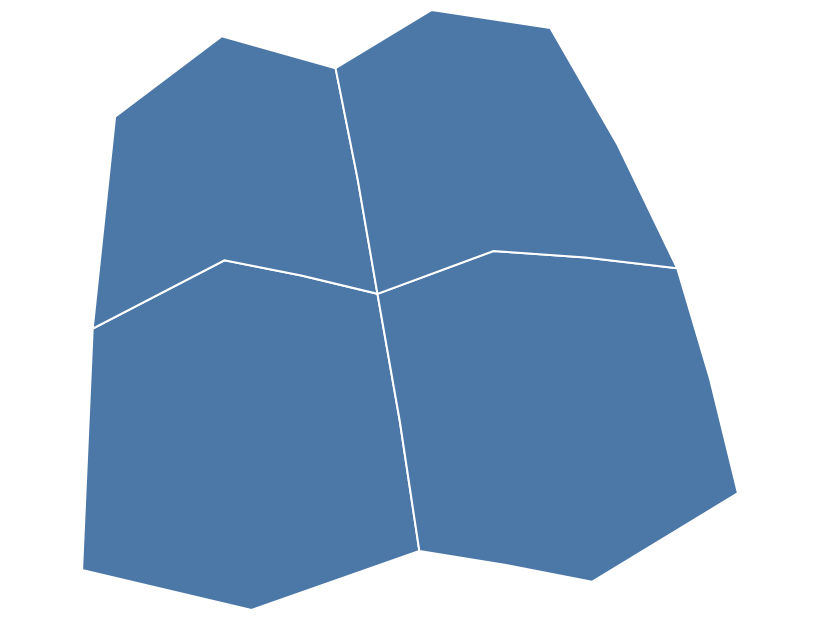

Write the Vega-Lite specification saved for this chart.
### Vega-Lite specification from a JSON file in a GitHub repository (floating-point values rounded to 4 significant figures)
{"$schema": "https://vega.github.io/schema/vega-lite/v6.json", "padding": 5, "autosize": "none", "width": 400, "height": 300, "data": {"values": {"type": "FeatureCollection", "features": [{"type": "Feature", "properties": {"name": "west", "value": 3, "cat": "a"}, "geometry": {"type": "Polygon", "coordinates": [[[-11, 48], [-2, 52], [9, 50], [10, 36], [0, 33], [-10, 35], [-11, 48]]]}}, {"type": "Feature", "properties": {"name": "east", "value": 5, "cat": "b"}, "geometry": {"type": "Polygon", "coordinates": [[[9, 50], [18, 52], [31, 50], [30, 38], [20, 34], [10, 36], [9, 50]]]}}, {"type": "Feature", "properties": {"name": "north-west", "value": 2, "cat": "a"}, "geometry": {"type": "Polygon", "coordinates": [[[-12, 60], [-3, 65], [8, 63], [9, 50], [-2, 52], [-11, 48], [-12, 60]]]}}, {"type": "Feature", "properties": {"name": "north-east", "value": 8, "cat": "b"}, "geometry": {"type": "Polygon", "coordinates": [[[8, 63], [19, 66], [30, 64], [31, 50], [18, 52], [9, 50], [8, 63]]]}}]}, "format": {"property": "features"}}, "projection": {"type": "azimuthalEqualArea"}, "mark": {"type": "geoshape", "fill": "#4c78a8", "stroke": "white"}}
